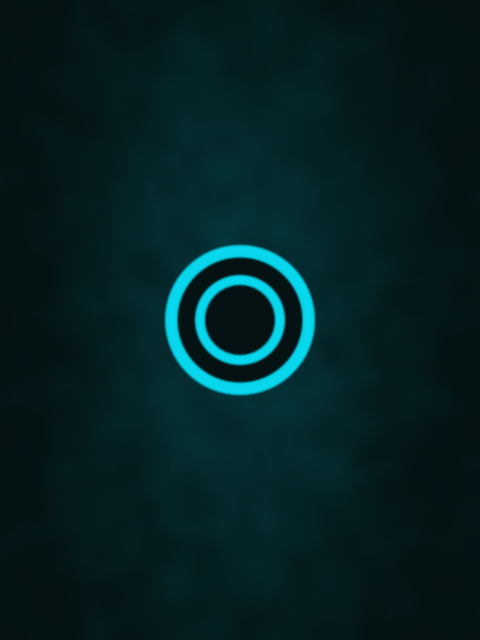
Frame 1 (no input)
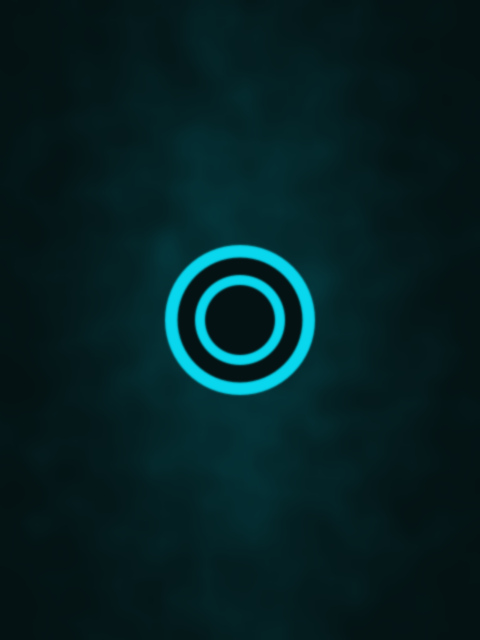
Frame 2 (the mouse pressed at the canvas centre, redrawn once)

The Processing sketch that drew these frames (run headless with seeded random() and noise(); the mouse was pressed at the canvas centre and the sketch redrawn once):

// Processing sketch: tron_legacy
// ── tron_legacy.pde

final color BACKG_COLOR = color(4, 18, 19);
final color FOREG_COLOR = color(9, 215, 238);

void setup() {
  
  size(480, 640);
  noLoop();
}

void drawBackground() {
  
  background(BACKG_COLOR);
  
  noStroke();
  fill(FOREG_COLOR);
  
  for (int i=0; i<8000; i++) {
    ellipse(randomGaussian()*100, randomGaussian()*200, 2, 2);
  }
  
  filter(BLUR, 10);
}

void drawDisk() {
  
  noStroke();
  
  fill(FOREG_COLOR);
  ellipse(0, 0, 150, 150);
  
  fill(BACKG_COLOR);
  ellipse(0, 0, 125, 125);
  
  fill(FOREG_COLOR);
  ellipse(0, 0, 90, 90);
  
  fill(BACKG_COLOR);
  ellipse(0, 0, 70, 70);
  
  filter(BLUR, 1);
}

void draw() {
  
  translate(width/2.0, height/2.0);
  
  drawBackground();
  drawDisk();
}
